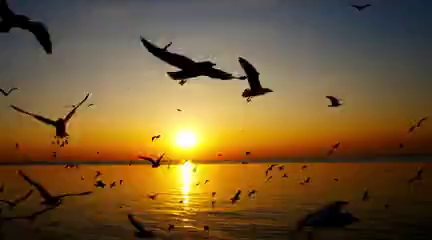
#> input picture frame 0 of sdk/share/lvgl/examples/libs/ffmpeg/birds.mp4, 432 x 240 px, given in place of NMGW2601_Circuit_Signal_Animation.mp4, which was not available
$ python gen_frames.py
#> lines starting #> are read from the running program, lines starting #| are printed output that depends on the picture; pictures that were not available may be replaced by others from this repository, and a replacement may not be noted
import os, cv2
from PIL import Image

video_path = r'C:\SW code\source code\ITE_LVGL_auto\NMGW2601_Circuit_Signal_Animation.mp4'
out_dir = 'anim_frames'

# Extract 5 frames at 240x240
TARGET_W, TARGET_H = 240, 240
os.makedirs(out_dir, exist_ok=True)
cap = cv2.VideoCapture(video_path)
for i in range(5):
    cap.set(cv2.CAP_PROP_POS_FRAMES, i * 24)
    ret, frame = cap.read()
    if ret:
        rgb = cv2.cvtColor(frame, cv2.COLOR_BGR2RGB)
        # IT2D will hardware-scale to 480x480 on display
        small = cv2.resize(rgb, (TARGET_W, TARGET_H))
        bgr = cv2.cvtColor(small, cv2.COLOR_RGB2BGR)
        cv2.imwrite(os.path.join(out_dir, 'frame_%d.png' % i), bgr)
#> this loop made 5 passes
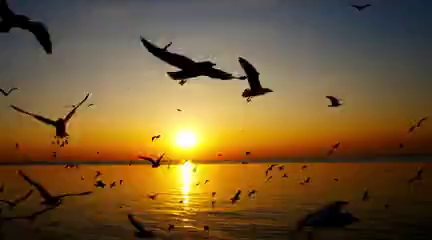
#> input picture frame 0 of sdk/share/lvgl/examples/libs/ffmpeg/birds.mp4, 432 x 240 px, given in place of NMGW2601_Circuit_Signal_Animation.mp4, which was not available
#> pass 1, `small = cv2.resize(rgb, (TARGET_W, TARGET_H))`:
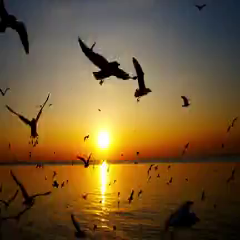
#> small: shape (240, 240, 3); mean R, G, B 115.8, 89.1, 50.7
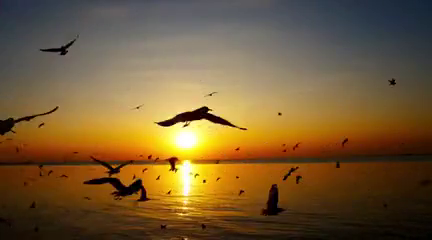
#> input picture frame 24 of sdk/share/lvgl/examples/libs/ffmpeg/birds.mp4, 432 x 240 px, given in place of NMGW2601_Circuit_Signal_Animation.mp4, which was not available
#> after the loop:
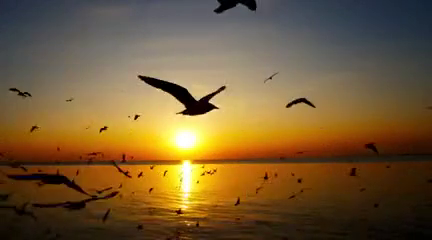
#> frame: shape (240, 432, 3); mean B, G, R 53.4, 90.3, 116.3
#> after the loop:
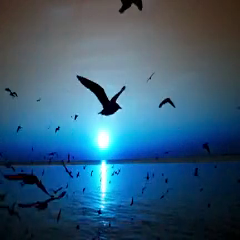
#> small: shape (240, 240, 3); mean B, G, R 116.3, 90.3, 53.4
cap.release()
print('Extracted 5 frames at %dx%d' % (TARGET_W, TARGET_H))

# Generate C array per frame
pngs = sorted([f for f in os.listdir(out_dir) if f.endswith('.png')])
#> pngs = ['frame_0.png', 'frame_1.png', 'frame_2.png']
for idx, fname in enumerate(pngs):
    img = Image.open(os.path.join(out_dir, fname)).convert('RGB')
    w, h = img.size
#> w = 240; h = 240
    pixels = list(img.getdata())
#> pixels = 57600 items
    data = bytearray()
    for r, g, b in pixels:
        val = ((r & 0xF8) << 8) | ((g & 0xFC) << 3) | (b >> 3)
        data.append(val & 0xFF)
        data.append((val >> 8) & 0xFF)
#> this loop made 57600 passes
#> (r, g, b, val) on passes 1 to 3: (8, 8, 8, 2113), (0, 0, 0, 0), (0, 0, 0, 0)

    cname = 'anim_frame_%d.c' % idx
#> cname = 'anim_frame_0.c'
    with open(cname, 'w') as f:
        f.write('#include "lvgl.h"\n')
        f.write('#include "anim_frames.h"\n\n')
        f.write('const uint8_t anim_frame_%d_data[%d] = {\n' % (idx, len(data)))
        for i in range(0, len(data), 16):
            chunk = data[i:i+16]
            f.write('    ' + ', '.join('0x%02X' % b for b in chunk) + ',\n')
#> this loop made 7200 passes
#> i on passes 2 to 4: 16, 32, 48
        f.write('};\n\n')
        f.write('const lv_image_dsc_t anim_frame_%d = {\n' % idx)
        f.write('    .header = { .cf = LV_COLOR_FORMAT_RGB565, .w = %d, .h = %d },\n' % (w, h))
        f.write('    .data_size = %d,\n' % len(data))
        f.write('    .data = anim_frame_%d_data,\n' % idx)
        f.write('};\n')
    print('  %s: %.0f KB' % (cname, os.path.getsize(cname) / 1024.0))
#|   anim_frame_0.c: 703 KB

# Generate header
header = 'anim_frames.h'
with open(header, 'w') as f:
    f.write('#ifndef ANIM_FRAMES_H\n')
    f.write('#define ANIM_FRAMES_H\n')
    f.write('#include "lvgl.h"\n\n')
    f.write('#define ANIM_FRAME_COUNT %d\n' % len(pngs))
    for idx in range(len(pngs)):
        f.write('extern const lv_image_dsc_t anim_frame_%d;\n' % idx)
#> this loop made 3 passes
    f.write('\nextern const lv_image_dsc_t* anim_frames[%d];\n' % len(pngs))
    f.write('#endif\n')

# Generate frame array
with open('anim_frames.c', 'w') as f:
    f.write('#include "anim_frames.h"\n\n')
    f.write('const lv_image_dsc_t* anim_frames[%d] = {\n' % len(pngs))
    for idx in range(len(pngs)):
        f.write('    &anim_frame_%d,\n' % idx)
    f.write('};\n')

print('Done: %s, %s' % (header, 'anim_frames.c'))

$ run again, starting later in the video
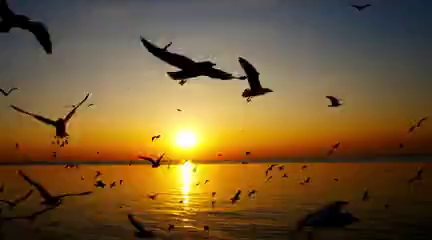
#> input picture frame 0 of sdk/share/lvgl/examples/libs/ffmpeg/birds.mp4, 432 x 240 px, given in place of NMGW2601_Circuit_Signal_Animation.mp4, which was not available
#> the loop `for i in range(5):` made 5 passes
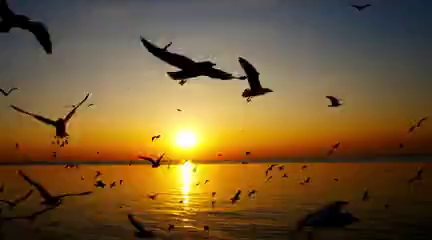
#> input picture frame 0 of sdk/share/lvgl/examples/libs/ffmpeg/birds.mp4, 432 x 240 px, given in place of NMGW2601_Circuit_Signal_Animation.mp4, which was not available
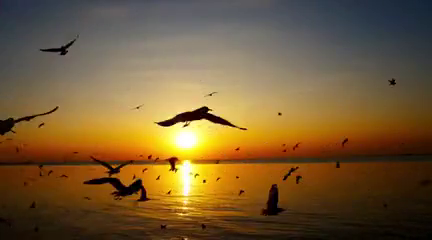
#> input picture frame 24 of sdk/share/lvgl/examples/libs/ffmpeg/birds.mp4, 432 x 240 px, given in place of NMGW2601_Circuit_Signal_Animation.mp4, which was not available
#> pngs = ['frame_0.png', 'frame_1.png', 'frame_2.png']
#> pixels = 57600 items
#> the loop `for r, g, b in pixels:` made 57600 passes
#> (r, g, b, val) on passes 1 to 3: (8, 8, 8, 2113), (0, 0, 0, 0), (0, 0, 0, 0)
#> cname = 'anim_frame_0.c'
#> the loop `for i in range(0, len(data), 16):` made 7200 passes
#> i on passes 2 to 4: 16, 32, 48
#|   anim_frame_0.c: 703 KB
#> header = 'anim_frames.h'
#> the loop `for idx in range(len(pngs)):` made 3 passes
#| Done: anim_frames.h, anim_frames.c

$ run again, starting later in the video
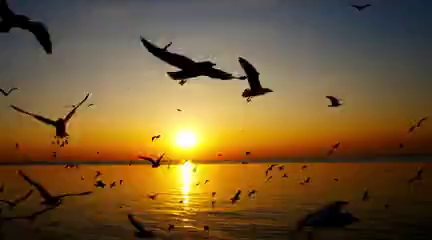
#> input picture frame 0 of sdk/share/lvgl/examples/libs/ffmpeg/birds.mp4, 432 x 240 px, given in place of NMGW2601_Circuit_Signal_Animation.mp4, which was not available
#> the loop `for i in range(5):` made 5 passes
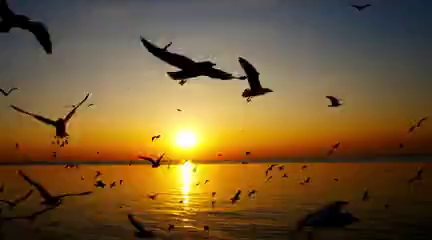
#> input picture frame 0 of sdk/share/lvgl/examples/libs/ffmpeg/birds.mp4, 432 x 240 px, given in place of NMGW2601_Circuit_Signal_Animation.mp4, which was not available
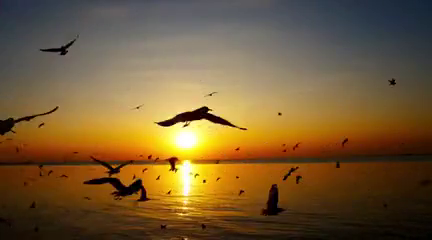
#> input picture frame 24 of sdk/share/lvgl/examples/libs/ffmpeg/birds.mp4, 432 x 240 px, given in place of NMGW2601_Circuit_Signal_Animation.mp4, which was not available
#> pngs = ['frame_0.png', 'frame_1.png', 'frame_2.png']
#> pixels = 57600 items
#> the loop `for r, g, b in pixels:` made 57600 passes
#> (r, g, b, val) on passes 1 to 3: (8, 8, 8, 2113), (0, 0, 0, 0), (0, 0, 0, 0)
#> cname = 'anim_frame_0.c'
#> the loop `for i in range(0, len(data), 16):` made 7200 passes
#> i on passes 2 to 4: 16, 32, 48
#|   anim_frame_0.c: 703 KB
#> header = 'anim_frames.h'
#> the loop `for idx in range(len(pngs)):` made 3 passes
#| Done: anim_frames.h, anim_frames.c
